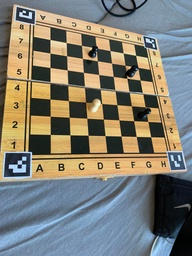
#> input picture testo.jpg, 192 x 256 px, shrunk from 1536 x 2048 before the run
$ python houghspace.py
#> lines starting #> are read from the running program, lines starting #| are printed output that depends on the picture; after the words box and inside, x2 and y2 are one past the last pixel; in counts of white or black regions, pixels touching at a corner belong together
#> further down, img is the input picture: shape (256, 192, 3); mean R, G, B 128.4, 126.3, 115.8
import numpy as np
import imageio
import math
import matplotlib.pyplot as plt

def rgb2gray(rgb):
    return np.dot(rgb[..., :3], [0.299, 0.587, 0.114]).astype(np.uint8)
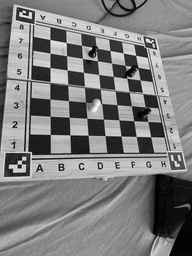
#> returned value: shape (256, 192); min 0, max 250, mean 125.2


def hough_line(img, angle_step=1, lines_are_white=True, value_threshold=5):
    """
    Hough transform for lines
    Input:
    img - 2D binary image with nonzeros representing edges
    angle_step - Spacing between angles to use every n-th angle
                 between -90 and 90 degrees. Default step is 1.
    lines_are_white - boolean indicating whether lines to be detected are white
    value_threshold - Pixel values above or below the value_threshold are edges
    Returns:
    accumulator - 2D array of the hough transform accumulator
    theta - array of angles used in computation, in radians.
    rhos - array of rho values. Max size is 2 times the diagonal
           distance of the input image.
    """
#> called with angle_step = 1, lines_are_white = True, value_threshold = 5
    # Rho and Theta ranges
    thetas = np.deg2rad(np.arange(-90.0, 90.0, angle_step))
    width, height = img.shape
#> width = 256; height = 192
    diag_len = int(round(math.sqrt(width * width + height * height)))
#> diag_len = 320
    rhos = np.linspace(-diag_len, diag_len, diag_len * 2)
#> rhos = 640 values from -320 to 320

    # Cache some resuable values
    cos_t = np.cos(thetas)
    sin_t = np.sin(thetas)
    num_thetas = len(thetas)

    # Hough accumulator array of theta vs rho
    accumulator = np.zeros((2 * diag_len, num_thetas), dtype=np.uint8)
    # (row, col) indexes to edges
    are_edges = img > value_threshold if lines_are_white else img < value_threshold
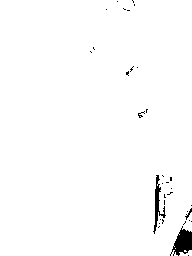
#> are_edges: shape (256, 192) bool; 98.5% white; 34 black regions (31 under 20 px), largest, box (x1, y1, x2, y2) and area: (170, 226, 192, 256) 368, (153, 175, 166, 234) 222, (185, 208, 192, 220) 25
    y_idxs, x_idxs = np.nonzero(are_edges)

    # Vote in the hough accumulator
    for i in range(len(x_idxs)):
        x = x_idxs[i]
        y = y_idxs[i]

        for t_idx in range(num_thetas):
            # Calculate rho. diag_len is added for a positive index
            rho = diag_len + int(round(x * cos_t[t_idx] + y * sin_t[t_idx]))
            accumulator[rho, t_idx] += 1
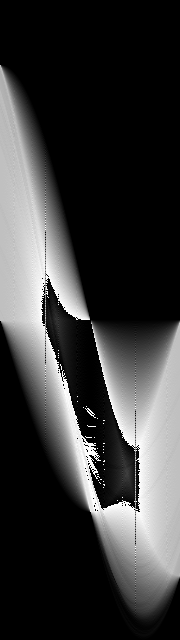
#> accumulator: shape (640, 180); min 0, max 255, mean 56.9

    return accumulator, thetas, rhos


def show_hough_line(img, accumulator, thetas, rhos, save_path=None):
    plt.imshow(accumulator, aspect='auto', cmap='jet', extent=[np.rad2deg(thetas[-1]), np.rad2deg(thetas[0]), rhos[-1], rhos[0]])
    if save_path is not None:
        plt.savefig(save_path, bbox_inches='tight')
    plt.show()


if __name__ == '__main__':
    imgpath = 'testo.jpg'
    img = imageio.imread(imgpath)
    if img.ndim == 3:
        img = rgb2gray(img)
    accumulator, thetas, rhos = hough_line(img)
#> thetas = 180 values from -1.57 to 1.55; rhos = 640 values from -320 to 320
    show_hough_line(img,
                    accumulator,
                    thetas, rhos,
                    save_path='output.png')
